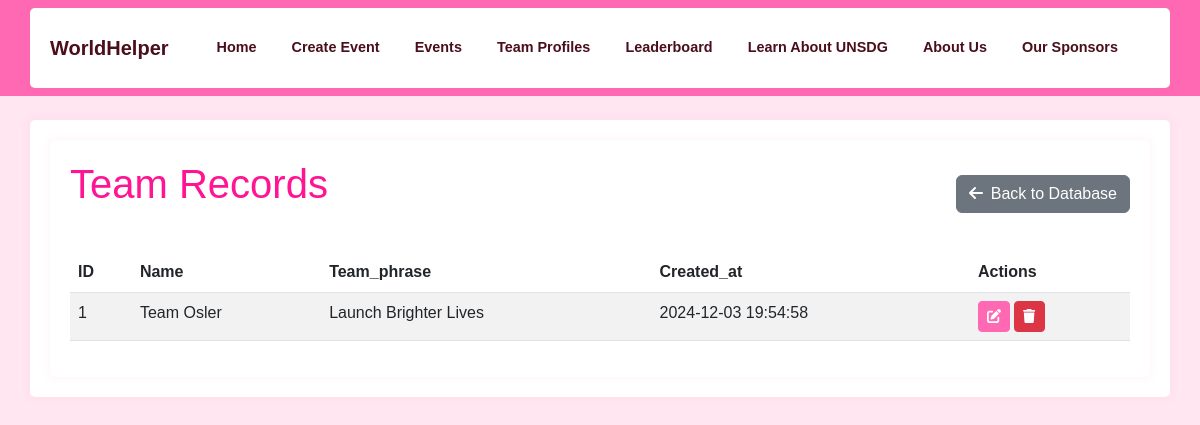
The page /database/Team on the database as committed earlier.
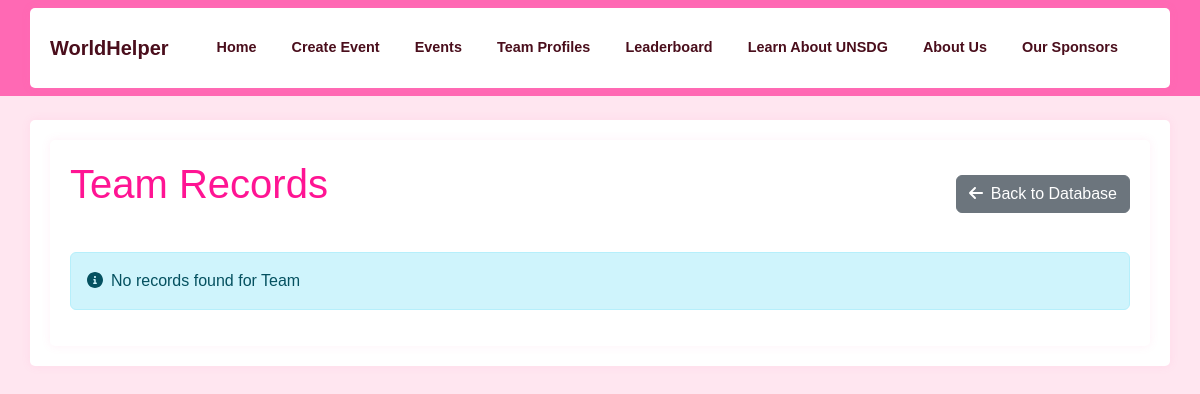
The same page on the database as committed later.
### app/models.py (models this page shows)
class Team(db.Model):
    id = db.Column(db.Integer, primary_key=True)
    team_phrase = db.Column(db.String(100), nullable=False)
    name = db.Column(db.String(64), nullable=False)
    members = db.relationship('TeamMember', backref='team', lazy='dynamic',
                            cascade='all, delete-orphan')
    events = db.relationship('Event', backref='team', lazy='dynamic',
                           cascade='all, delete-orphan')
    bingo_card = db.relationship('BingoCard', backref='team', uselist=False,
                                cascade='all, delete-orphan')
    created_at = db.Column(db.DateTime, default=datetime.utcnow)
    def to_dict(self):
        return {
            'id': self.id,
            'name': self.name,
            'team_phrase': self.team_phrase,
            'created_at': self.created_at.strftime('%Y-%m-%d %H:%M:%S') if self.created_at else None
        }

### app/admin/routes.py (the view)
@bp.route('/database/<model_name>')
def view_model(model_name):
    models = {
        'Team': Team,
        'Event': Event,
        'TeamMember': TeamMember,
        'BingoCard': BingoCard,
        'Notification': Notification,
        'EventVerification': EventVerification
    }
    if model_name not in models:
        flash(('Invalid model name', request.path), 'error')
        return redirect(url_for('admin.manage_database'))
    model = models[model_name]
    records = model.query.all()
    records = [record.to_dict() for record in records]  # Convert to dictionaries
    return render_template('admin/view_model.html', model_name=model_name, records=records)

### app/__init__.py (called while the page is built)
def create_app(config_class=Config):
    app = Flask(__name__)
    app.config.from_object(config_class)
    db.init_app(app)
    migrate.init_app(app, db)
    @app.template_filter('datetime')
    def format_datetime(value):
        if value is None:
            return ''
        if isinstance(value, str):
            try:
                value = datetime.strptime(value, '%Y-%m-%d %H:%M:%S')
            except ValueError:
                return value
        return value.strftime('%Y-%m-%d %H:%M:%S')
    app.jinja_env.filters['datetime'] = format_datetime
    from app.main import bp as main_bp
    app.register_blueprint(main_bp)
    from app.auth import bp as auth_bp
    app.register_blueprint(auth_bp)
    from app.admin import bp as admin_bp
    app.register_blueprint(admin_bp)
    return app

### app/templates/admin/view_model.html (shortened to what this page needs)
{% extends "base.html" %}
{% block content %}
<div class="container">
    <div class="d-flex justify-content-between align-items-center mb-4">
        <h1>{{ model_name }} Records</h1>
        <a href="{{ url_for('admin.manage_database') }}" class="btn btn-secondary">
            <i class="fas fa-arrow-left me-2"></i>Back to Database
        </a>
    </div>
    {% if records %}
    <div class="table-responsive">
        <table class="table table-striped table-hover">
            <thead>
                <tr>
                    <th>ID</th>
                    {% for key in records[0].keys() %}
                    {% if key != 'id' %}
                    <th>{{ key|title }}</th>
                    {% endif %}
                    {% endfor %}
                    <th>Actions</th>
                </tr>
            </thead>
            <tbody>
                {% for record in records %}
                <tr>
                    <td>{{ record.id }}</td>
                    {% for key, value in record.items() %}
                    {% if key != 'id' %}
                    <td>
                        {% if key.endswith('_at') and value %}
                            {{ value|datetime }}
                        {% else %}
                            {{ value }}
                        {% endif %}
                    </td>
                    {% endif %}
                    {% endfor %}
                    <td>
                        <button class="btn btn-primary btn-sm" onclick="openEditModal('{{ model_name }}', {{ record.id }})">
                            <i class="fas fa-edit"></i>
                        </button>
                        <form method="POST"
                              action="{{ url_for('admin.delete_record', model_name=model_name, id=record.id) }}"
                              class="d-inline"
                              onsubmit="return confirm('Are you sure you want to delete this record?')">
                            <button type="submit" class="btn btn-danger btn-sm">
                                <i class="fas fa-trash"></i>
                            </button>
                        </form>
                    </td>
                </tr>
                {% endfor %}
            </tbody>
        </table>
    </div>
    {% else %}
    <div class="alert alert-info">
        <i class="fas fa-info-circle me-2"></i>No records found for {{ model_name }}
    </div>
    {% endif %}
</div>
{% endblock %}

Rows that differ between the two databases and show on the page:
removed Team: id "1", name "Team Osler", team_phrase "Launch Brighter Lives", record "2024-12-03 19:54:58"
Other text that changed with them:
{{ model_name }}: (not shown) → "Team"
text no longer shown: "ID Actions"
text now shown: "No records found for"
list line gone: "Name"
list line gone: "Team_phrase"
list line gone: "Created_at"
